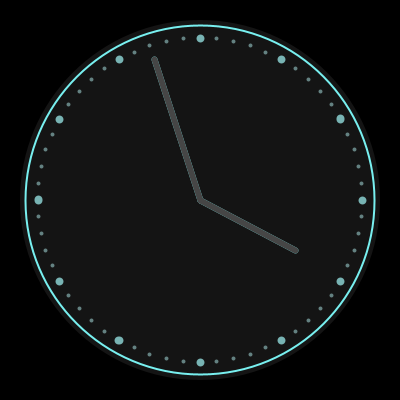
Frame 1 (no input)
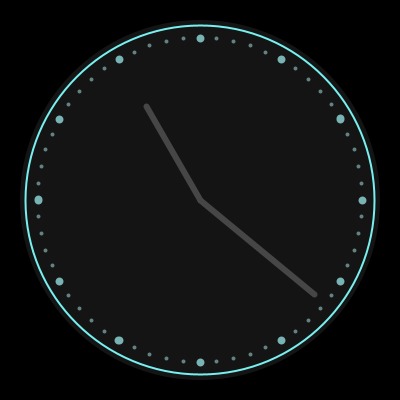
Frame 60 (the mouse pressed at the canvas centre just before this capture)
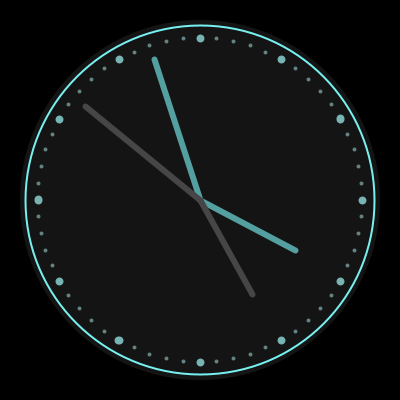
Frame 120 (the mouse held since frame 60 and released just before this capture)

The Processing sketch that drew these frames (run headless with seeded random() and noise(); from frame 60 on, the mouse is pressed at the canvas centre):

// Processing sketch: processing_62738
// ── processing_62738.pde

int cx, cy;
float mRad, hRad, clkDiam, fadeSlow, fadeFast, ghostMinute, ghostHour, fadeFact;
Timer timer, timerHour;

void setup() {
  size(400, 400);
  smooth();
  timer = new Timer(2000);
  timer.start();
  strokeJoin(ROUND);
  int radius = min(width, height) / 2;
  mRad = radius * 0.74;
  hRad = radius * 0.54;
  clkDiam = radius * 1.8;
  cx = width / 2;
  cy = height / 2;
}

void draw() {
  int timerNow=timer.getTime()/2;
  float minuteHand = map(timerNow, 0, 1000, 270+(minute()*6)+(second()/10), -90+(minute()*6)+(second()/10));
  float hourHand = map(timerNow, 0, 1000, -90+(hour()*30)+(minute()/2), 270+(hour()*30)+(minute()/2));
  if (timerNow==0) {
    fadeSlow = 1;
    fadeFact = 0.4;
    ghostMinute=minuteHand;
    ghostHour=hourHand;
  }
  if (fadeSlow > 0) {
    fadeSlow=constrain(fadeSlow-=0.03,0,1);
    fadeFact=constrain(fadeFact-=0.09,0.02,1);
  }

  background(0);
  fill(20);
  noStroke();
  strokeWeight(2);
  ellipse(cx, cy, clkDiam, clkDiam);
  stroke(120,240,240);
  noFill();
  ellipse(cx, cy, clkDiam*0.97, clkDiam*0.97);
  stroke(100,130,130);
  strokeWeight(4);
  beginShape(POINTS);
  for (int a = 0; a < 360; a+=6) {
    float x = cx + cos(radians(a)) * clkDiam * 0.45;
    float y = cy + sin(radians(a)) * clkDiam * 0.45;
    vertex(x, y);
  }
  stroke(120,180,180);
  strokeWeight(8);
  for (int a = 0; a < 360; a+=30) {
    float x = cx + cos(radians(a)) * clkDiam * 0.45;
    float y = cy + sin(radians(a)) * clkDiam * 0.45;
    vertex(x, y);
  }
  endShape();
  strokeWeight(6);
  if (fadeSlow>0) {
    stroke(20+(100*fadeSlow),20+(220*fadeSlow),20+(220*fadeSlow));
    line(cx, cy, cx + cos(radians(ghostMinute)) * mRad, cy + sin(radians(ghostMinute)) * mRad);
    line(cx, cy, cx + cos(radians(ghostHour)) * hRad, cy + sin(radians(ghostHour)) * hRad);
  }
  stroke(70);
  line(cx, cy, cx + cos(radians(minuteHand)) * mRad, cy + sin(radians(minuteHand)) * mRad);
  line(cx, cy, cx + cos(radians(hourHand)) * hRad, cy + sin(radians(hourHand)) * hRad);
}

class Timer {
  int savedTime;
  int totalTime;

  Timer(int tempTotalTime) {
    totalTime = tempTotalTime;
  }

  void start() {
    savedTime = millis();
  }

  int getTime() {
    int passedTime = millis() - savedTime;
    if (passedTime > totalTime) {
      savedTime = millis();
      passedTime = (millis() - savedTime);
    }
    return passedTime;
  }
}
